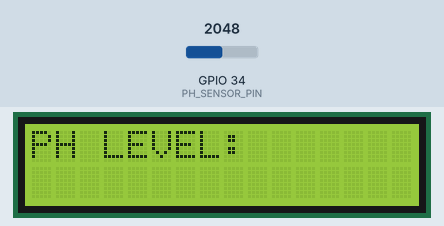
Bench run of a sketch on a simulated ESP32. Shown: 16×2 character LCD. The test bench sets the inputs (shaded band); at power-on: GPIO 34 (PH_SENSOR_PIN) = 2048. WiFi joins after 1.5 s; servers stay silent unless stated; uploads are accepted with an empty reply; what the sketch prints to the serial monitor is not drawn.

Above: at 2.1 s.
At 6.2 s:
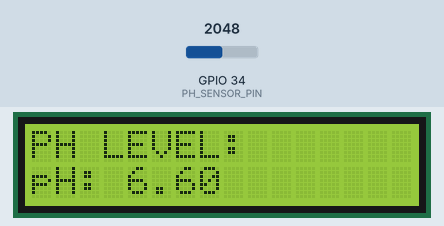
6.3 s: GPIO 34 (PH_SENSOR_PIN) set to 2866
At 15.6 s:
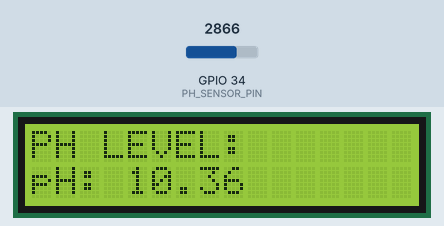
16.8 s: GPIO 34 (PH_SENSOR_PIN) set to 3603
At 26.3 s:
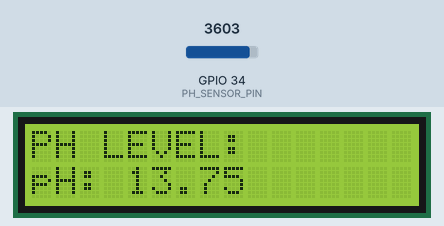
27.0 s: GPIO 34 (PH_SENSOR_PIN) set to 4095
At 37.0 s:
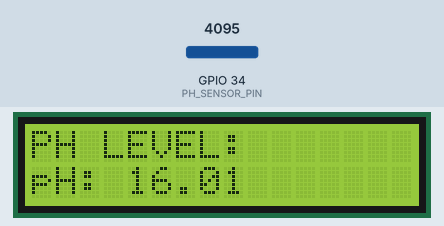
Timing chart, 0 to 38.5 s (numbered marks = the images above; inputs shaded):
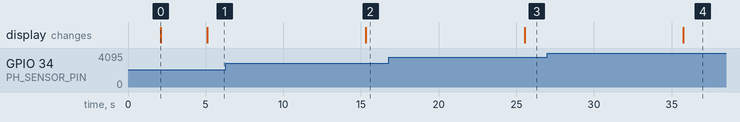

The sketch:

finalSetup.ino
```cpp
#include <WiFi.h>
#include <HTTPClient.h>
#include <Wire.h>
#include <LiquidCrystal_I2C.h>
#include <HardwareSerial.h>

// WiFi credentials
const char* ssid = "realme8i";
const char* pass = "12345678";

const char* serverIP = "172.20.10.2";
const int serverPort = 8000;
const char* apiPath = "/api/readings";
// pH sensor and serial pins
#define PH_SENSOR_PIN 34
#define RXD2 16
#define TXD2 17

// Calibration values
float voltageAtPH7 = 1.72;
float slope = 5.7;

// Timing
unsigned long lastSMSTime = 0;
const unsigned long smsInterval = 60000; // 1 minute between SMS

// LCD & SIM900A
LiquidCrystal_I2C lcd(0x27, 16, 2);
HardwareSerial sim900(2);  // UART2 for SIM900A

void setup() {
  Serial.begin(115200);
  sim900.begin(9600, SERIAL_8N1, RXD2, TXD2);
  lcd.init();
  lcd.backlight();

  lcd.setCursor(0, 0);
  lcd.print("Connecting WiFi");

  WiFi.begin(ssid, pass);
  while (WiFi.status() != WL_CONNECTED) {
    delay(1000);
    Serial.print(".");
  }

  lcd.clear();
  lcd.setCursor(0, 0);
  lcd.print("PH LEVEL:");
  Serial.println("WiFi Connected");

  delay(3000); // SIM900A boot delay
}

void loop() {
  int adcValue = analogRead(PH_SENSOR_PIN);
  float voltage = adcValue * 3.3 / 4095.0;
  float pHValue = slope * (voltage - voltageAtPH7) + 7.0;

  // LCD Display
  lcd.setCursor(0, 1);
  lcd.print("pH: ");
  lcd.print(pHValue, 2);
  lcd.print("     ");

  // Serial Monitor
  Serial.print("ADC: ");
  Serial.print(adcValue);
  Serial.print(" | Voltage: ");
  Serial.print(voltage, 3);
  Serial.print(" V | pH: ");
  Serial.println(pHValue, 2);

  // Send to server
  sendToServer(pHValue);

  // Send SMS if out of range
  if ((pHValue < 6.5 || pHValue > 7.5) && (millis() - lastSMSTime > smsInterval)) {
    sendSMS(pHValue);
    lastSMSTime = millis();
  }

  delay(10000); // Wait 10 seconds
}

void sendToServer(float ph) {
   if (WiFi.status() == WL_CONNECTED) {
    HTTPClient http;

    String url = String(apiPath);  // Just the endpoint path
    http.begin(serverIP, serverPort, apiPath); // ESP32 HTTPClient supports this overload
    http.addHeader("Content-Type", "application/json");

    String json = "{\"ph\": " + String(ph, 2) + "}";

    int httpResponseCode = http.POST(json);
    Serial.print("HTTP Response code: ");
    Serial.println(httpResponseCode);

    if (httpResponseCode > 0) {
      String response = http.getString();
      Serial.println("Server response: " + response);
    } else {
      Serial.println("Error sending POST request");
    }

    http.end();
  } else {
    Serial.println("WiFi not connected!");
  }
}

void sendSMS(float ph) {
  String message;

  if (ph < 6.5) {
    message = "pH " + String(ph, 2) + " is LOW. Check water.";
  } else if (ph > 7.5) {
    message = "pH " + String(ph, 2) + " is HIGH. Check water.";
  } else {
    return;
  }

  Serial.println("Sending SMS...");
  sim900.println("AT");
  delay(1000);
  sim900.println("AT+CMGF=1");
  delay(1000);
  sim900.println("AT+CMGS=\"+639280735205\""); // Change number as needed
  delay(1000);
  sim900.print(message);
  sim900.write(26); // CTRL+Z to send SMS
  delay(5000);
  Serial.println("SMS Sent: " + message);
}
```

Measured:
- after the input at 6.3 s, the display: changes after 9.0 s (image 2)
- after the input at 16.8 s, the display: changes after 8.7 s (image 3)
- after the input at 27.0 s, the display: changes after 8.7 s (image 4)
- what the display in image 0 shows lasts 3.0 s, from 2.1 s to 5.1 s
